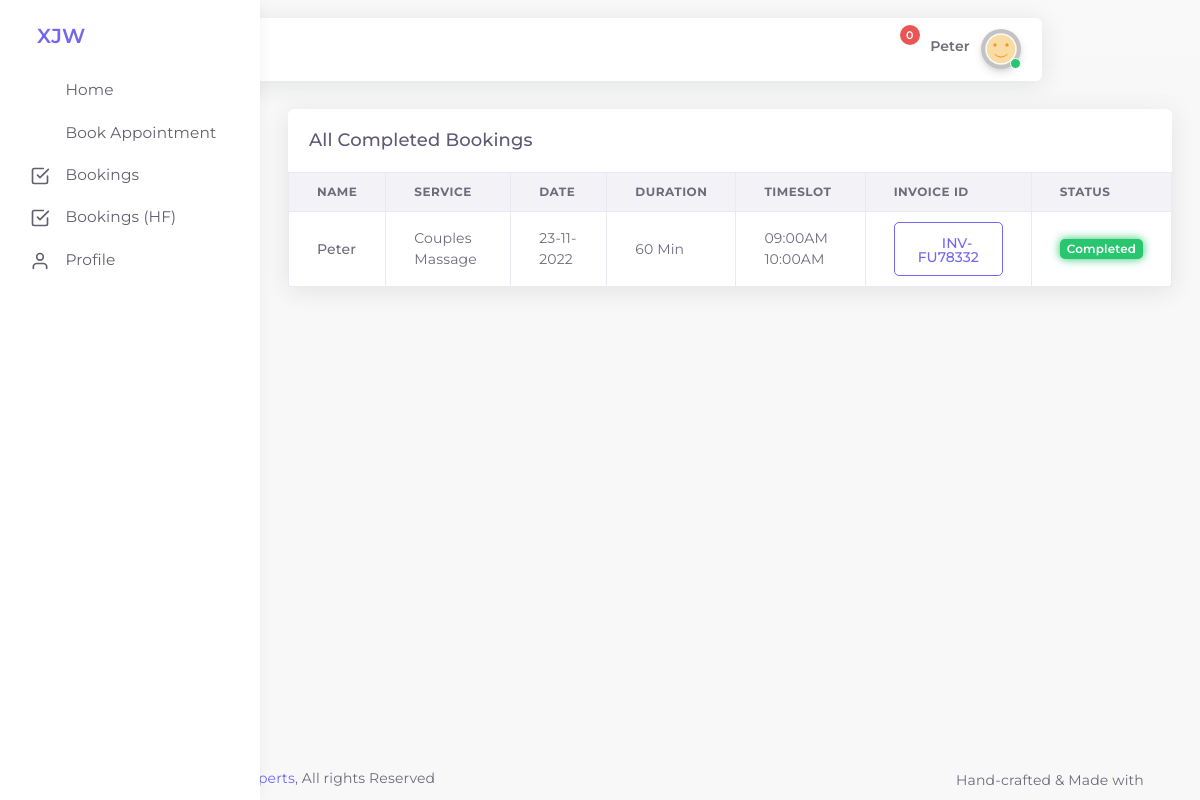
The page /booking/bookings_history_cm.php (signed in) on the database its author committed.
### tables this page shows
CREATE TABLE `booking` (
  `id` int(11) NOT NULL,
  `service` varchar(900) NOT NULL,
  `practitioner` varchar(900) NOT NULL,
  `bdate` varchar(900) NOT NULL,
  `duration` varchar(900) NOT NULL,
  `timeslot` varchar(900) NOT NULL,
  `booking_for` varchar(900) NOT NULL,
  `recipient` varchar(900) NOT NULL,
  `address` varchar(900) NOT NULL,
  `note` varchar(900) NOT NULL,
  `scharge` varchar(900) NOT NULL,
  `tfee` varchar(900) NOT NULL,
  `total` varchar(900) NOT NULL,
  `status` varchar(900) NOT NULL,
  `payment_status` varchar(900) NOT NULL,
  `transaction_id` varchar(900) NOT NULL,
  `invoice_id` varchar(900) NOT NULL,
  `uid` varchar(900) NOT NULL,
  `cur_time` varchar(900) NOT NULL
);

### booking/bookings_history_cm.php (the view, shortened to what this page needs)
<?php
include 'inc/head.php';
?>
<body class="vertical-layout vertical-menu-modern  navbar-floating footer-static  " data-open="click" data-menu="vertical-menu-modern" data-col="">
    <?php
	include 'inc/header.php';
	?>
    <?php
	include 'inc/menu.php';
	?>
    <div class="app-content content ">
        <div class="content-wrapper">
            <div class="content-body">
				<div class="row" id="table-bordered">
                    <div class="col-12">
                        <div class="card">
                            <div class="card-header">
                                <h4 class="card-title">All Completed Bookings</h4>
                            </div>
                            <div class="table-responsive">
                                <table class="table table-bordered">
                                    <thead>
                                        <tr>
                                            <th>Name</th>
                                            <th>Service</th>
                                            <th>Date</th>
                                            <th>Duration</th>
                                            <th>Timeslot</th>
                                            <th>Invoice ID</th>
                                            <th>Status</th>
                                        </tr>
                                    </thead>
									<?php
					$uid = $_SESSION['id'];
	        $stmta = $conn->prepare("SELECT id, service, practitioner, bdate, duration, timeslot, booking_for, recipient, address, note, scharge, tfee, total, status, payment_status, transaction_id, invoice_id, uid, cur_time FROM booking WHERE uid=$uid && status='2' OR status='2' ORDER BY id DESC");
	        $stmta->execute();
	        $stmta->bind_result($id, $service, $practitioner, $bdate, $duration, $timeslot, $booking_for, $recipient, $address, $note, $scharge, $tfee, $total, $status, $payment_status, $transaction_id, $invoice_id, $uid, $cur_time);
	        while($stmta->fetch()){
			if($status == "0") {
				$barcolor = "badge badge-glow bg-primary";
				$bstatus = "Booked";
			} else if($status == "1"){
				$barcolor = "badge badge-glow bg-info";
				$bstatus = "Approved";
			} else if($status == "2"){
				$barcolor = "badge badge-glow bg-success";
				$bstatus = "Completed";
			} else if($status == "3"){
				$barcolor = "badge badge-glow bg-danger";
				$bstatus = "Cancelled";
			} else if($status == "4"){
				$barcolor = "badge badge-glow bg-success";
				$bstatus = "Completed";
			}
			if ($booking_for == "Myself"){
				$client_name = $_SESSION['first_name']." ".$_SESSION['last_name'];
			} else if($booking_for == "Recipient"){
					$client_name = $recipient;
			} else {
				$client_name = "Deleted Recipient";
			}
	?>
                                    <tbody>
                                        <tr>
                                            <td>
                                                <span class="fw-bold"><?php echo $client_name;?></span>
                                            </td>
                                            <td><?php echo $service;?></td>
											<td><?php echo $bdate;?></td>
                                            <td><?php echo $duration;?></td>
                                            <td><?php echo $timeslot;?></td>
                                            <td>
											<div class="modal-size-lg d-inline-block">
											<button type="button" class="btn btn-outline-primary waves-effect" data-bs-toggle="modal" data-bs-target="#<?php echo $invoice_id;?>">
                                                <i data-feather='paperclip'></i> <?php echo $invoice_id;?>
                                            </button>
                                        </div>
											</td>
											<td>
												<span class="<?php echo $barcolor;?>"><?php echo $bstatus;?></span>
											</td>
                                        </tr>
                                    </tbody>
									<?php }?>
                                </table>
                            </div>
                        </div>
                    </div>
                </div>
            </div>
        </div>
    </div>
    <div class="drag-target"></div>
    <?php include 'inc/footer.php';?>
</body>
</html>

### booking/app-assets/css/colors.css (style rules this page uses)
.btn-outline-primary { border: 1px solid #7367f0 !important; background-color: transparent; color: #7367f0; }
.bg-success.badge-glow, .border-success.badge-glow { box-shadow: 0px 0px 10px #28c76f; }

### rows shown on the page
booking: client_name "Peter", service "Couples Massage", bdate "23-11-2022", duration "60 Min", timeslot "09:00AM 10:00AM", invoice "INV-FU78332", status "Completed"

### other values the page prints
$_SESSION["first_name"] "Peter"
$short_app_name "XJW"
